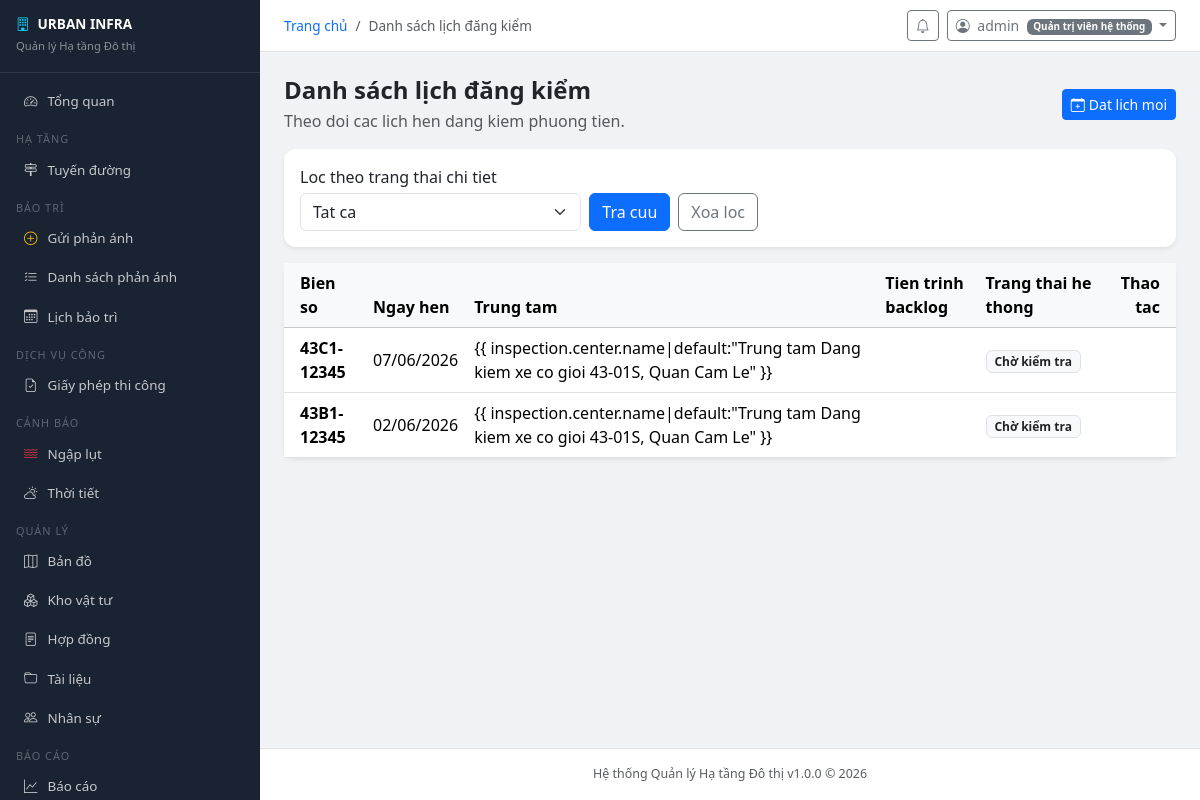
The app's page /vehicle-inspection/ (signed in) with its own data.
### accounts/models.py (models this page shows, shortened)
class User(AbstractUser):
    ROLE_CHOICES = [
        ('admin', 'Quản trị viên hệ thống'),
        ('manager', 'Quản lý'),
        ('staff', 'Cán bộ kỹ thuật'),
        ('inspector', 'Kiểm định viên'),
        ('citizen', 'Người dân'),
    ]
    role = models.CharField('Vai trò', max_length=20, choices=ROLE_CHOICES, default='citizen')
    phone = models.CharField('Số điện thoại', max_length=15, blank=True)
    avatar = models.ImageField('Ảnh đại diện', upload_to='avatars/', blank=True, null=True)
    address = models.TextField('Địa chỉ', blank=True)
    district = models.CharField('Quận/Huyện', max_length=100, blank=True)
    ward = models.CharField('Phường/Xã', max_length=100, blank=True)
    is_locked = models.BooleanField('Bị khóa', default=False)
    locked_reason = models.TextField('Lý do khóa', blank=True)
    otp_secret = models.CharField(max_length=32, blank=True)
    two_factor_enabled = models.BooleanField('Xác thực 2 bước', default=False)
    created_at = models.DateTimeField('Ngày tạo', auto_now_add=True)
    updated_at = models.DateTimeField('Cập nhật', auto_now=True)
    class Meta:
        verbose_name = 'Người dùng'
        verbose_name_plural = 'Người dùng'
    @property
    def is_admin(self):
        return self.role == 'admin' or self.is_superuser
    @property
    def is_staff_member(self):
        return self.role in ('admin', 'manager', 'staff', 'inspector')

### vehicle_inspection/models.py (models this page shows, shortened)
class Inspection(models.Model):
    STATUS_CHOICES = [
        ('pending', 'Chờ kiểm tra'),
        ('in_progress', 'Đang kiểm tra'),
        ('passed', 'Đạt'),
        ('failed', 'Không đạt'),
        ('needs_repair', 'Cần sửa chữa'),
        ('cancelled', 'Đã hủy'),
    ]
    vehicle = models.ForeignKey(Vehicle, on_delete=models.CASCADE, related_name='inspections', verbose_name='Phương tiện')
    center = models.ForeignKey(InspectionCenter, on_delete=models.SET_NULL, null=True, verbose_name='Trung tâm')
    inspector = models.ForeignKey(
        User,
        on_delete=models.SET_NULL,
        null=True,
        blank=True,
        related_name='inspections_conducted',
        verbose_name='Cán bộ kiểm tra'
    )
    scheduled_date = models.DateTimeField('Ngày hẹn')
    status = models.CharField('Trạng thái', max_length=15, choices=STATUS_CHOICES, default='pending', db_index=True)
    technical_notes = models.TextField('Ghi chú kỹ thuật', blank=True)
    defects = models.TextField('Lỗi phát hiện', blank=True)
    repair_required = models.TextField('Yêu cầu sửa chữa', blank=True)
    repair_result = models.TextField('Kết quả sửa chữa', blank=True)
    fee = models.DecimalField('Phí đăng kiểm (VNĐ)', max_digits=10, decimal_places=0, default=0, null=True, blank=True)
    is_fee_paid = models.BooleanField('Đã thanh toán phí', default=False)
    certificate_number = models.CharField('Số giấy chứng nhận', max_length=50, blank=True, unique=True, null=True)
    valid_until = models.DateField('Hiệu lực đến', null=True, blank=True)
    created_at = models.DateTimeField(auto_now_add=True)
    updated_at = models.DateTimeField(auto_now=True)
    class Meta:
        verbose_name = 'Lịch đăng kiểm'
        verbose_name_plural = 'Lịch đăng kiểm'
        ordering = ['-scheduled_date']
        indexes = [
            models.Index(fields=['vehicle', 'status']),
            models.Index(fields=['scheduled_date']),
            models.Index(fields=['status']),
        ]
    def get_status_badge_class(self):
        status_badge_map = {
            'pending': 'text-bg-warning text-dark',
            'in_progress': 'text-bg-info',
            'passed': 'text-bg-success',
            'failed': 'text-bg-danger',
            'needs_repair': 'text-bg-danger',
            'cancelled': 'text-bg-secondary',
        }
        return status_badge_map.get(self.status, 'text-bg-secondary')
    def get_status_label(self):
        return dict(self.STATUS_CHOICES).get(self.status, self.status)

class Vehicle(models.Model):
    TYPE_CHOICES = [
        ('car', 'Ô tô'),
        ('motorcycle', 'Xe máy'),
        ('truck', 'Xe tải'),
        ('bus', 'Xe buýt'),
        ('other', 'Khác')
    ]
    danang_plate_validator = RegexValidator(
        regex=r'^43[A-Z0-9]{1,2}-?\d{3}\.?\d{2}$|^43[A-Z0-9]{1,2}-?\d{4}$',
        message='Biển số không hợp lệ. Vui lòng nhập biển số Đà Nẵng, ví dụ: 43A-12345 hoặc 43A-123.45',
        code='invalid_license_plate'
    )
    owner = models.ForeignKey(User, on_delete=models.CASCADE, related_name='vehicles', verbose_name='Chủ xe')
    license_plate = models.CharField(
        'Biển số xe',
        max_length=20,
        unique=True,
        db_index=True,
        validators=[danang_plate_validator], # <-- Thêm dòng này
        help_text="Ví dụ: 43A-12345"
    )
    owner = models.ForeignKey(User, on_delete=models.CASCADE, related_name='vehicles', verbose_name='Chủ xe')
    vehicle_type = models.CharField('Loại xe', max_length=15, choices=TYPE_CHOICES)
    brand = models.CharField('Hãng xe', max_length=100, blank=True)
    model = models.CharField('Model', max_length=100, blank=True)
    color = models.CharField('Màu sắc', max_length=50, blank=True)
    year = models.IntegerField('Năm sản xuất', null=True, blank=True)
    chassis_number = models.CharField('Số khung', max_length=50, blank=True)
    engine_number = models.CharField('Số máy', max_length=50, blank=True)
    is_active = models.BooleanField('Hoạt động', default=True, db_index=True)
    created_at = models.DateTimeField(auto_now_add=True)
    updated_at = models.DateTimeField(auto_now=True)
    class Meta:
        verbose_name = 'Phương tiện'
        verbose_name_plural = 'Phương tiện'
        ordering = ['-created_at']
        indexes = [
            models.Index(fields=['owner', 'is_active']),
            models.Index(fields=['license_plate']),
        ]

### vehicle_inspection/views.py (the view)
# urls.py: path('', views.InspectionListView.as_view(), name='inspection_list'),
class InspectionListView(LoginRequiredMixin, ListView):
    template_name = 'vehicle_inspection/inspection_list.html'
    context_object_name = 'inspections'
    paginate_by = 20
    def get_queryset(self):
        queryset = Inspection.objects.select_related(
            'vehicle',
            'vehicle__owner',
            'center',
            'inspector'
        ).order_by('-scheduled_date')
        if not self.request.user.is_staff:
            queryset = queryset.filter(vehicle__owner=self.request.user)
        status_filter = self.request.GET.get('status', '').strip()
        if status_filter:
            queryset = queryset.filter(status=status_filter)
        return queryset
    def get_context_data(self, **kwargs):
        context = super().get_context_data(**kwargs)
        for inspection in context['inspections']:
            inspection.status_badge_class = inspection.get_status_badge_class()
            inspection.status_label = inspection.get_status_label()
            inspection.can_cancel = (
                inspection.status == 'pending' and
                inspection.vehicle.owner == self.request.user
            )
            inspection.can_update = (
                self.request.user.is_staff and
                inspection.status in ['pending', 'in_progress']
            )
            inspection.can_pay = (
                not self.request.user.is_staff and
                inspection.vehicle.owner == self.request.user and
                inspection.fee and
                not inspection.is_fee_paid
            )
        context['status_choices'] = Inspection.STATUS_CHOICES
        context['selected_status'] = self.request.GET.get('status', '')
        context['page_title'] = 'Danh sách lịch đăng kiểm'
        context['is_staff'] = self.request.user.is_staff
        return context

### vehicle_inspection/templates/vehicle_inspection/inspection_list.html (shortened to what this page needs)
{% extends "base.html" %}
{% block content %}
    <div class="d-flex flex-wrap justify-content-between align-items-center gap-2 mb-3">
        <div>
            <h4 class="fw-bold mb-1">{{ page_title }}</h4>
            <p class="text-muted mb-0">Theo doi cac lich hen dang kiem phuong tien.</p>
        </div>
        <a href="{% url 'vehicle_inspection:schedule' %}"
           class="btn btn-primary btn-sm"><i class="bi bi-calendar-plus me-1"></i>Dat lich moi</a>
    </div>
    <div class="card border-0 shadow-sm mb-3">
        <div class="card-body">
            <form method="get" class="row g-2 align-items-end">
                <div class="col-12 col-md-4">
                    <label for="status" class="form-label mb-1">Loc theo trang thai chi tiet</label>
                    <select name="status" id="status" class="form-select">
                        <option value="">Tat ca</option>
                    </select>
                </div>
                <div class="col-12 col-md-auto d-flex gap-2">
                    <button type="submit" class="btn btn-primary">Tra cuu</button>
                    <a href="{% url 'vehicle_inspection:inspection_list' %}"
                       class="btn btn-outline-secondary">Xoa loc</a>
                </div>
            </form>
        </div>
    </div>
    <div class="card border-0 shadow-sm">
        <div class="card-body p-0">
            <div class="table-responsive">
                <table class="table table-hover align-middle mb-0">
                    <thead class="table-light">
                        <tr>
                            <th class="ps-3">Bien so</th>
                            <th>Ngay hen</th>
                            <th>Trung tam</th>
                            <th>Tien trinh backlog</th>
                            <th>Trang thai he thong</th>
                            <th class="pe-3 text-end">Thao tac</th>
                        </tr>
                    </thead>
                    <tbody>
                        {% for inspection in inspections %}
                            <tr>
                                <td class="ps-3 fw-semibold">{{ inspection.vehicle.license_plate }}</td>
                                <td>{{ inspection.scheduled_date|date:"d/m/Y" }}</td>
                                <td>
                                    {{ inspection.center.name|default:"Trung tam Dang kiem xe co gioi
                                    43-01S, Quan Cam Le" }}
                                </td>
                                <td>
                                </td>
                                <td>
                                    <span class="badge text-bg-light border text-dark">{{ inspection.get_status_display }}</span>
                                </td>
                                <td class="pe-3 text-end">
                                </td>
                            </tr>
                        {% empty %}
                            <tr>
                                <td colspan="6" class="text-center py-5 text-muted">Chua co lich dang kiem nao.</td>
                            </tr>
                        {% endfor %}
                    </tbody>
                </table>
            </div>
        </div>
    </div>
{% endblock %}

### templates/base.html (shortened to what this page needs)
<!DOCTYPE html>
<html lang="vi">
<head>
<link rel="stylesheet" href="https://cdnjs.cloudflare.com/ajax/libs/bootstrap/5.3.2/css/bootstrap.min.css">
<link rel="stylesheet" href="https://cdnjs.cloudflare.com/ajax/libs/bootstrap-icons/1.11.3/font/bootstrap-icons.min.css">
</head>
<body>
{% if user.is_authenticated %}
<div class="sidebar" id="sidebar">
  <div class="brand">
    <h6><i class="bi bi-building me-2 text-info"></i>{{ SYSTEM_SHORT_NAME }}</h6>
    <small>Quản lý Hạ tầng Đô thị</small>
  </div>
  <nav class="py-2">
    <a href="{% url 'dashboard' %}" class="nav-link"><i class="bi bi-speedometer2"></i>Tổng quan</a>
    <div class="nav-section">Hạ tầng</div>
    <a href="{% url 'infrastructure:road_list' %}" class="nav-link"><i class="bi bi-signpost-2"></i>Tuyến đường</a>
    <div class="nav-section">Bảo trì</div>
    <a href="{% url 'maintenance:request_create' %}" class="nav-link"><i class="bi bi-plus-circle text-warning"></i>Gửi phản ánh</a>
    <a href="{% url 'maintenance:request_list' %}" class="nav-link"><i class="bi bi-list-check"></i>Danh sách phản ánh</a>
    <a href="{% url 'maintenance:schedule_list' %}" class="nav-link"><i class="bi bi-calendar3"></i>Lịch bảo trì</a>
    <div class="nav-section">Dịch vụ công</div>
    <a href="{% url 'permits:list' %}" class="nav-link"><i class="bi bi-file-earmark-check"></i>Giấy phép thi công</a>
    <div class="nav-section">Cảnh báo</div>
    <a href="{% url 'flood:alert_list' %}" class="nav-link"><i class="bi bi-water text-danger"></i>Ngập lụt</a>
    <a href="{% url 'weather:current' %}" class="nav-link"><i class="bi bi-cloud-sun"></i>Thời tiết</a>
    <div class="nav-section">Quản lý</div>
    <a href="{% url 'maps:map' %}" class="nav-link"><i class="bi bi-map"></i>Bản đồ</a>
    <a href="{% url 'inventory:material_list' %}" class="nav-link"><i class="bi bi-boxes"></i>Kho vật tư</a>
    <a href="{% url 'contracts:contract_list' %}" class="nav-link"><i class="bi bi-file-text"></i>Hợp đồng</a>
    <a href="{% url 'documents:list' %}" class="nav-link"><i class="bi bi-folder"></i>Tài liệu</a>
    {% if user.is_staff_member %}
    <a href="{% url 'hr:employee_list' %}" class="nav-link"><i class="bi bi-people"></i>Nhân sự</a>
    {% endif %}
    <div class="nav-section">Báo cáo</div>
    <a href="{% url 'reports:summary' %}" class="nav-link"><i class="bi bi-graph-up"></i>Báo cáo</a>
  </nav>
</div>
<div class="main-content">
  <div class="topbar">
    <div class="d-flex align-items-center gap-3">
      <nav>
        <ol class="breadcrumb mb-0" style="font-size:.85rem">
          <li class="breadcrumb-item"><a href="/" class="text-decoration-none">Trang chủ</a></li>
          {% if page_title %}<li class="breadcrumb-item active">{{ page_title }}</li>{% endif %}
        </ol>
      </nav>
    </div>
    <div class="d-flex align-items-center gap-2">
      <a href="{% url 'notifications:list' %}" class="btn btn-sm btn-outline-secondary position-relative">
        <i class="bi bi-bell"></i>
      </a>
      <div class="dropdown">
        <button class="btn btn-sm btn-outline-secondary dropdown-toggle" data-bs-toggle="dropdown">
          <i class="bi bi-person-circle me-1"></i>
          {{ user.get_full_name|default:user.username }}
          <span class="badge bg-secondary ms-1" style="font-size:.62rem">{{ user.get_role_display }}</span>
        </button>
      </div>
    </div>
  </div>
  <div class="content-area">
{% endif %}
{% block content %}{% endblock %}
{% if user.is_authenticated %}
  </div>
  <footer class="text-center py-3 text-muted"
          style="font-size:.78rem; border-top:1px solid #e0e0e0; background:#fff;">
    {{ SYSTEM_NAME }} v{{ SYSTEM_VERSION }} &copy; {% now "Y" %}
  </footer>
</div>
{% else %}
</div>
{% endif %}
</body>
</html>

### records on screen
User: get_full_name "admin", role "Quản trị viên hệ thống"
Inspection: vehicle.license_plate "43C1-12345", scheduled_date "07/06/2026", status "Chờ kiểm tra"
Inspection: vehicle.license_plate "43B1-12345", scheduled_date "02/06/2026", status "Chờ kiểm tra"

### other values on screen
{{ SYSTEM_SHORT_NAME }} "URBAN INFRA"
{{ page_title }} "Danh sách lịch đăng kiểm"
{{ SYSTEM_NAME }} "Hệ thống Quản lý Hạ tầng Đô thị"
{{ SYSTEM_VERSION }} "1.0.0"
